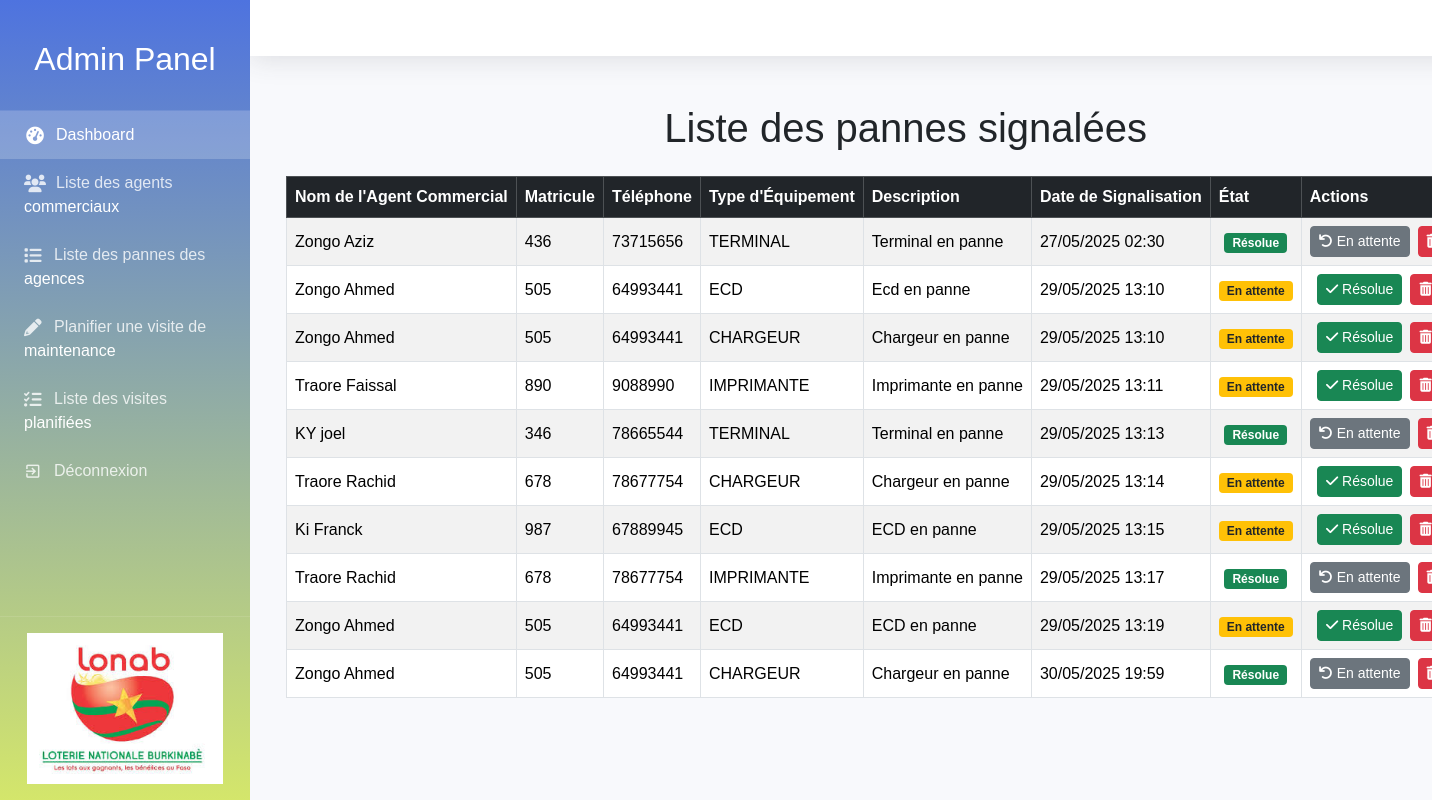
The page /monapplication/admin/pannes/ (signed in) on the database its author committed.
### monapplication/models.py (models this page shows, shortened)
class Panne(models.Model):
    TYPE_EQUIPEMENT_CHOICES = [
        ('TERMINAL', 'Terminal'),
        ('IMPRIMANTE', 'Imprimante'),
        ('CHARGEUR', 'Chargeur'),
        ('ECD', 'ECD'),
    ]
    ETAT_CHOICES = [
        ('en_attente', 'En attente'),
        ('resolue', 'Résolue'),
    ]
    agent_commercial = models.ForeignKey('AgentCommercial', on_delete=models.CASCADE)
    type_equipement = models.CharField(max_length=50, choices=TYPE_EQUIPEMENT_CHOICES)
    description = models.TextField()
    date_signalisation = models.DateTimeField(auto_now_add=True)
    etat = models.CharField(max_length=20, choices=ETAT_CHOICES, default='en_attente')
    maintenancier = models.ForeignKey(
        User,
        on_delete=models.CASCADE,
        null=True,  # ← rend le champ nullable temporairement
        blank=True,  # ← permet de ne pas l'afficher dans les formulaires si tu utilises ModelForm
    )

class AgentCommercial(models.Model):
    nom = models.CharField(max_length=100)
    prenom = models.CharField(max_length=100)
    matricule = models.CharField(max_length=10, unique=True)
    telephone = models.CharField(max_length=15)
    gerant_de_club = models.BooleanField(default=False)
    gerant = models.ForeignKey(
        'self',
        null=True, blank=True,
        on_delete=models.SET_NULL,
        limit_choices_to={'gerant_de_club': True},
        related_name='agents_sous_gerance',
        verbose_name="Gérant"
    )

### monapplication/views.py (the view)
# urls.py: path('admin/pannes/', views.panne_list, name='panne_list'),
@login_required
@user_passes_test(is_admin)
def panne_list(request):
    pannes = Panne.objects.all()
    return render(request, 'panne_list.html', {'pannes': pannes})

### monapplication/views.py (called while the page is built)
def is_admin(user):
    return user.is_superuser

### monapplication/templates/panne_list.html
{% extends 'base_generic.html' %}
{% block content %}
  <h1 class="my-4 text-center">Liste des pannes signalées</h1>
  <div class="container">
    <table class="table table-striped table-bordered align-middle">
      <thead class="table-dark text-center">
        <tr>
          <th>Nom de l'Agent Commercial</th>
          <th>Matricule</th>
          <th>Téléphone</th>
          <th>Type d'Équipement</th>
          <th>Description</th>
          <th>Date de Signalisation</th>
          <th>État</th>
          <th>Actions</th>
        </tr>
      </thead>
      <tbody>
        {% for panne in pannes %}
          <tr>
            <td>{{ panne.agent_commercial.nom }} {{ panne.agent_commercial.prenom }}</td>
            <td>{{ panne.agent_commercial.matricule }}</td>
            <td>{{ panne.agent_commercial.telephone }}</td>
            <td>{{ panne.type_equipement }}</td>
            <td>{{ panne.description }}</td>
            <td>{{ panne.date_signalisation|date:"d/m/Y H:i" }}</td>
            <td class="text-center">
              {% if panne.etat == 'en_attente' %}
                <span class="badge bg-warning text-dark">En attente</span>
              {% else %}
                <span class="badge bg-success">Résolue</span>
              {% endif %}
            </td>
            <td class="text-center">
              <div class="d-flex justify-content-center gap-2">
                <a href="{% url 'changer_etat_panne' panne.id %}" class="btn btn-sm {% if panne.etat == 'en_attente' %}btn-success{% else %}btn-secondary{% endif %}">
                  {% if panne.etat == 'en_attente' %}
                    <i class="fas fa-check"></i> Résolue
                  {% else %}
                    <i class="fas fa-undo"></i> En attente
                  {% endif %}
                </a>
                <a href="{% url 'delete_panne' panne.id %}" class="btn btn-danger btn-sm">
                  <i class="fas fa-trash-alt"></i> Supprimer
                </a>
              </div>
            </td>
          </tr>
        {% empty %}
          <tr>
            <td colspan="8" class="text-center">Aucune panne signalée pour le moment.</td>
          </tr>
        {% endfor %}
      </tbody>
    </table>
  </div>
{% endblock %}

### monapplication/templates/base_generic.html (style rules this page uses)
:root { --primary: #4e73df; --secondary: #858796; --success: #1cc88a; --info: #36b9cc; --warning: #f6c23e; --danger: #e74a3b; --light: #f8f9fc; --dark: #5a5c69; }
* { margin: 0; padding: 0; box-sizing: border-box; font-family: 'Nunito', sans-serif; }
body { background-color: #f8f9fc; min-height: 100vh; display: flex; }
table { width: 100%; border-collapse: collapse; }
th, td { padding: 0.75rem; text-align: left; border-bottom: 1px solid rgba(0, 0, 0, 0.05); white-space: nowrap; }
th { background-color: var(--light); color: var(--dark); font-weight: bold; }
.badge { padding: 0.25rem 0.5rem; border-radius: 0.25rem; font-size: 0.75rem; font-weight: bold; color: white; white-space: nowrap; }

### rows shown on the page
Panne: agent_commercial.nom "Zongo", agent_commercial.prenom "Aziz", agent_commercial.matricule "436", agent_commercial.telephone "73715656", type_equipement "TERMINAL", description "Terminal en panne", date_signalisation "27/05/2025 02:30", etat "Résolue"
Panne: agent_commercial.nom "Zongo", agent_commercial.prenom "Ahmed", agent_commercial.matricule "505", agent_commercial.telephone "64993441", type_equipement "ECD", description "Ecd en panne", date_signalisation "29/05/2025 13:10", etat "En attente"
Panne: agent_commercial.nom "Zongo", agent_commercial.prenom "Ahmed", agent_commercial.matricule "505", agent_commercial.telephone "64993441", type_equipement "CHARGEUR", description "Chargeur en panne", date_signalisation "29/05/2025 13:10", etat "En attente"
Panne: agent_commercial.nom "Traore", agent_commercial.prenom "Faissal", agent_commercial.matricule "890", agent_commercial.telephone "9088990", type_equipement "IMPRIMANTE", description "Imprimante en panne", date_signalisation "29/05/2025 13:11", etat "En attente"
Panne: agent_commercial.nom "KY", agent_commercial.prenom "joel", agent_commercial.matricule "346", agent_commercial.telephone "78665544", type_equipement "TERMINAL", description "Terminal en panne", date_signalisation "29/05/2025 13:13", etat "Résolue"
Panne: agent_commercial.nom "Traore", agent_commercial.prenom "Rachid", agent_commercial.matricule "678", agent_commercial.telephone "78677754", type_equipement "CHARGEUR", description "Chargeur en panne", date_signalisation "29/05/2025 13:14", etat "En attente"
Panne: agent_commercial.nom "Ki", agent_commercial.prenom "Franck", agent_commercial.matricule "987", agent_commercial.telephone "67889945", type_equipement "ECD", description "ECD en panne", date_signalisation "29/05/2025 13:15", etat "En attente"
Panne: agent_commercial.nom "Traore", agent_commercial.prenom "Rachid", agent_commercial.matricule "678", agent_commercial.telephone "78677754", type_equipement "IMPRIMANTE", description "Imprimante en panne", date_signalisation "29/05/2025 13:17", etat "Résolue"
Panne: agent_commercial.nom "Zongo", agent_commercial.prenom "Ahmed", agent_commercial.matricule "505", agent_commercial.telephone "64993441", type_equipement "ECD", description "ECD en panne", date_signalisation "29/05/2025 13:19", etat "En attente"
Panne: agent_commercial.nom "Zongo", agent_commercial.prenom "Ahmed", agent_commercial.matricule "505", agent_commercial.telephone "64993441", type_equipement "CHARGEUR", description "Chargeur en panne", date_signalisation "30/05/2025 19:59", etat "Résolue"
